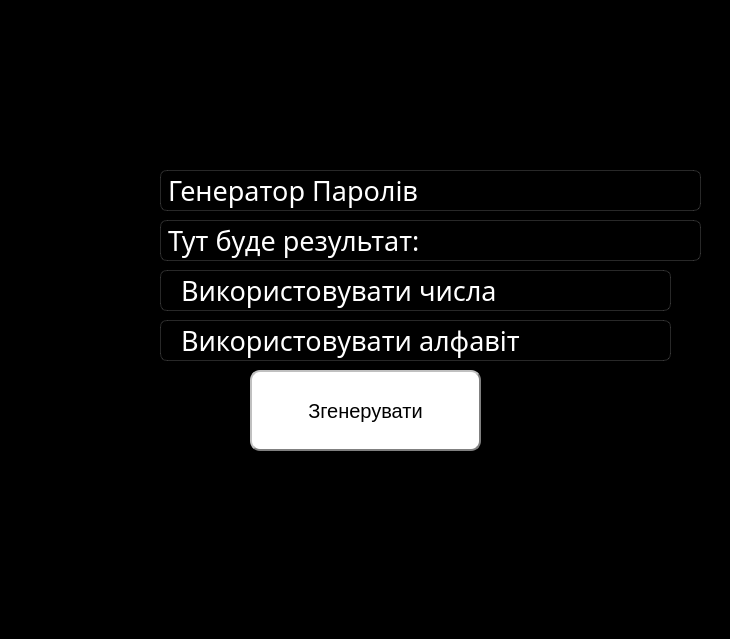
<?xml version="1.0" encoding="UTF-8"?>
<ui version="4.0">
 <class>MainWindow</class>
 <widget class="QMainWindow" name="MainWindow">
  <property name="geometry">
   <rect>
    <x>0</x>
    <y>0</y>
    <width>730</width>
    <height>639</height>
   </rect>
  </property>
  <property name="font">
   <font>
    <family>Noto Sans SC</family>
   </font>
  </property>
  <property name="windowTitle">
   <string>MainWindow</string>
  </property>
  <property name="styleSheet">
   <string notr="true">background-color:black;
color:white;</string>
  </property>
  <property name="documentMode">
   <bool>false</bool>
  </property>
  <widget class="QWidget" name="centralwidget">
   <widget class="QPushButton" name="pushButton">
    <property name="geometry">
     <rect>
      <x>250</x>
      <y>370</y>
      <width>231</width>
      <height>81</height>
     </rect>
    </property>
    <property name="font">
     <font>
      <pointsize>-1</pointsize>
      <weight>50</weight>
      <italic>false</italic>
      <bold>false</bold>
     </font>
    </property>
    <property name="styleSheet">
     <string notr="true">background-color: white;
    border-style: outset;
    border-width: 2px;
    border-radius: 10px;
    border-color: grey;
    font:  20px;
    padding: 6px;
color:black</string>
    </property>
    <property name="text">
     <string>Згенерувати</string>
    </property>
   </widget>
   <widget class="QLabel" name="title">
    <property name="geometry">
     <rect>
      <x>160</x>
      <y>170</y>
      <width>541</width>
      <height>41</height>
     </rect>
    </property>
    <property name="font">
     <font>
      <family>Noto Sans SC</family>
      <pointsize>20</pointsize>
     </font>
    </property>
    <property name="autoFillBackground">
     <bool>false</bool>
    </property>
    <property name="styleSheet">
     <string notr="true">background-color: rgba(255
, 255, 255, 30);
border: 1px solid rgba(255, 255, 255, 40);
border-radius: 7px
</string>
    </property>
    <property name="text">
     <string>Генератор Паролів</string>
    </property>
   </widget>
   <widget class="QLabel" name="result">
    <property name="geometry">
     <rect>
      <x>160</x>
      <y>220</y>
      <width>541</width>
      <height>41</height>
     </rect>
    </property>
    <property name="font">
     <font>
      <family>Noto Sans SC</family>
      <pointsize>20</pointsize>
     </font>
    </property>
    <property name="styleSheet">
     <string notr="true">background-color: rgba(255
, 255, 255, 30);
border: 1px solid rgba(255, 255, 255, 40);
border-radius: 7px</string>
    </property>
    <property name="text">
     <string>Тут буде результат:</string>
    </property>
   </widget>
   <widget class="QCheckBox" name="cb_numbers">
    <property name="geometry">
     <rect>
      <x>160</x>
      <y>270</y>
      <width>511</width>
      <height>41</height>
     </rect>
    </property>
    <property name="font">
     <font>
      <family>Noto Sans SC</family>
      <pointsize>20</pointsize>
     </font>
    </property>
    <property name="styleSheet">
     <string notr="true">background-color: rgba(255
, 255, 255, 30);
border: 1px solid rgba(255, 255, 255, 40);
border-radius: 7px</string>
    </property>
    <property name="text">
     <string>Використовувати числа</string>
    </property>
   </widget>
   <widget class="QCheckBox" name="cb_alphabet">
    <property name="geometry">
     <rect>
      <x>160</x>
      <y>320</y>
      <width>511</width>
      <height>41</height>
     </rect>
    </property>
    <property name="font">
     <font>
      <family>Noto Sans SC</family>
      <pointsize>20</pointsize>
     </font>
    </property>
    <property name="styleSheet">
     <string notr="true">background-color: rgba(255
, 255, 255, 30);
border: 1px solid rgba(255, 255, 255, 40);
border-radius: 7px</string>
    </property>
    <property name="text">
     <string>Використовувати алфавіт</string>
    </property>
   </widget>
  </widget>
 </widget>
 <resources/>
 <connections/>
</ui>
